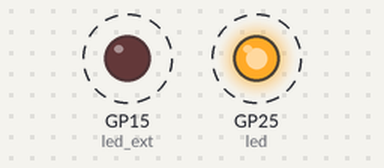
A program run on a simulated Raspberry Pi Pico running MicroPython. Parts: output pins drawn as LEDs (lit = HIGH). Wiring (from the project's diagram.json): red LED on GP15. Dashed ring = blinking. What the program prints to the serial console is not drawn.

Above: at 0.6 s.
Timing chart, 0 to 4.7 s (numbered marks = the images above):
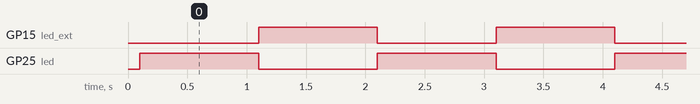

The program:

main.py
```python
import time
from machine import Pin
time.sleep(0.1) # Wait for USB to become ready

print("Hello, Pi Pico W!")

led_ext=Pin(15, Pin.OUT)

led = Pin('LED',Pin.OUT)

while True:
    led.toggle()
    time.sleep(1)
    led_ext.toggle()
```

Measured:
- by itself, GP15 (led_ext), GP25 (led): alternates HIGH for 1.0 s and LOW for 1.0 s
